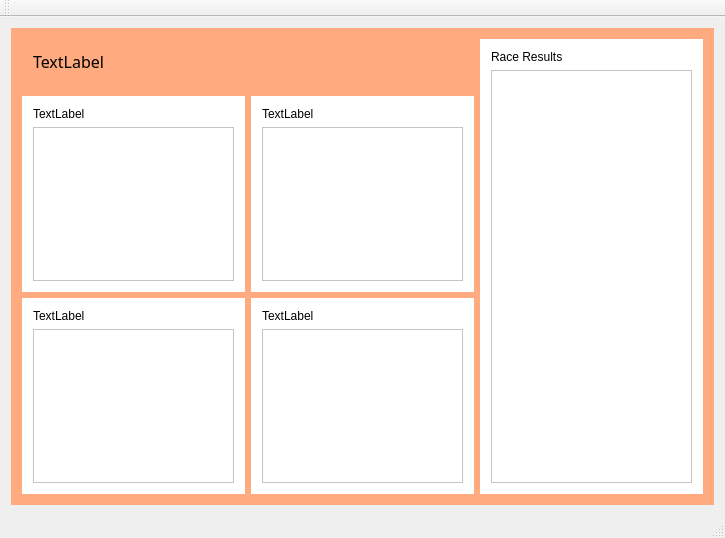
<?xml version="1.0" encoding="UTF-8"?>
<ui version="4.0">
 <class>MainWindow</class>
 <widget class="QMainWindow" name="MainWindow">
  <property name="geometry">
   <rect>
    <x>0</x>
    <y>0</y>
    <width>725</width>
    <height>538</height>
   </rect>
  </property>
  <property name="windowTitle">
   <string>MainWindow</string>
  </property>
  <widget class="QWidget" name="centralWidget">
   <layout class="QGridLayout" name="gridLayout">
    <item row="0" column="0">
     <widget class="QWidget" name="widget" native="true">
      <property name="styleSheet">
       <string notr="true">background-color: rgb(255, 170, 127);</string>
      </property>
      <layout class="QGridLayout" name="gridLayout_2">
       <item row="2" column="0">
        <widget class="QWidget" name="widget_2" native="true">
         <property name="styleSheet">
          <string notr="true">background-color: rgb(255, 255, 255);</string>
         </property>
         <layout class="QVBoxLayout" name="verticalLayout">
          <item>
           <widget class="QLabel" name="trackOne">
            <property name="text">
             <string>TextLabel</string>
            </property>
           </widget>
          </item>
          <item>
           <widget class="QListWidget" name="listWidget"/>
          </item>
         </layout>
        </widget>
       </item>
       <item row="0" column="0" colspan="2">
        <widget class="QWidget" name="widget_7" native="true">
         <property name="styleSheet">
          <string notr="true"/>
         </property>
         <layout class="QVBoxLayout" name="verticalLayout_6">
          <item>
           <widget class="QLabel" name="label_7">
            <property name="font">
             <font>
              <family>Segoe Print</family>
              <pointsize>12</pointsize>
              <weight>50</weight>
              <bold>false</bold>
             </font>
            </property>
            <property name="text">
             <string>TextLabel</string>
            </property>
           </widget>
          </item>
         </layout>
        </widget>
       </item>
       <item row="3" column="1">
        <widget class="QWidget" name="widget_5" native="true">
         <property name="styleSheet">
          <string notr="true">background-color: rgb(255, 255, 255);</string>
         </property>
         <layout class="QVBoxLayout" name="verticalLayout_4">
          <item>
           <widget class="QLabel" name="trackFour">
            <property name="text">
             <string>TextLabel</string>
            </property>
           </widget>
          </item>
          <item>
           <widget class="QListWidget" name="listWidget_2"/>
          </item>
         </layout>
        </widget>
       </item>
       <item row="2" column="1">
        <widget class="QWidget" name="widget_4" native="true">
         <property name="styleSheet">
          <string notr="true">background-color: rgb(255, 255, 255);</string>
         </property>
         <layout class="QVBoxLayout" name="verticalLayout_2">
          <item>
           <widget class="QLabel" name="trackTwo">
            <property name="text">
             <string>TextLabel</string>
            </property>
           </widget>
          </item>
          <item>
           <widget class="QListView" name="listView_2"/>
          </item>
         </layout>
        </widget>
       </item>
       <item row="0" column="2" rowspan="4">
        <widget class="QWidget" name="widget_6" native="true">
         <property name="styleSheet">
          <string notr="true">background-color: rgb(255, 255, 255);</string>
         </property>
         <layout class="QVBoxLayout" name="verticalLayout_5">
          <item>
           <widget class="QLabel" name="label_5">
            <property name="text">
             <string>Race Results</string>
            </property>
           </widget>
          </item>
          <item>
           <widget class="QListWidget" name="listWidget_3"/>
          </item>
         </layout>
        </widget>
       </item>
       <item row="3" column="0">
        <widget class="QWidget" name="widget_3" native="true">
         <property name="styleSheet">
          <string notr="true">background-color: rgb(255, 255, 255);</string>
         </property>
         <layout class="QVBoxLayout" name="verticalLayout_3">
          <item>
           <widget class="QLabel" name="trackThree">
            <property name="text">
             <string>TextLabel</string>
            </property>
           </widget>
          </item>
          <item>
           <widget class="QListView" name="listView"/>
          </item>
         </layout>
        </widget>
       </item>
      </layout>
     </widget>
    </item>
   </layout>
  </widget>
  <widget class="QMenuBar" name="menuBar">
   <property name="geometry">
    <rect>
     <x>0</x>
     <y>0</y>
     <width>725</width>
     <height>26</height>
    </rect>
   </property>
  </widget>
  <widget class="QToolBar" name="mainToolBar">
   <attribute name="toolBarArea">
    <enum>TopToolBarArea</enum>
   </attribute>
   <attribute name="toolBarBreak">
    <bool>false</bool>
   </attribute>
  </widget>
  <widget class="QStatusBar" name="statusBar"/>
 </widget>
 <layoutdefault spacing="6" margin="11"/>
 <resources/>
 <connections/>
</ui>
